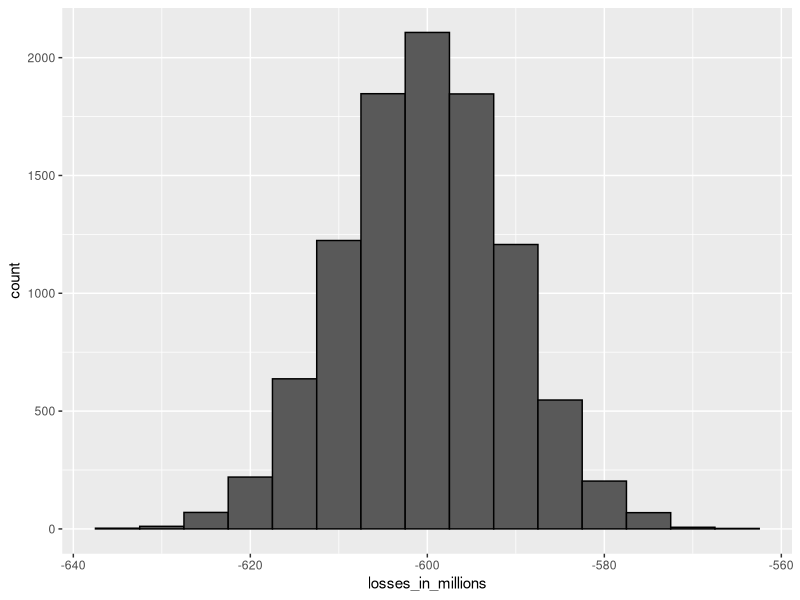

Write the R code that produced this figure.
#!/usr/bin/env Rscript
suppressPackageStartupMessages(library(tidyverse))
print("Create a random variable S with the earnings of your bank if you give out 10,000 loans, the default rate is 0.3, and you lose $200,000 in each foreclosure.")
n <- 10000
loss_per_foreclosure <- -200000
# probability of default
p <- 0.3
loan.amt <- 180000
defaults <- sample( c(0,1), n, prob=c(1-p, p), replace = TRUE)
S <- sum(defaults * loss_per_foreclosure)
S / 10^6

print("Run a Monte Carlo simulation with 10,000 outcomes for S. Make a histogram of the results.")
B <- 10000
losses <- replicate(B, {
    defaults <- sample( c(0,1), n, prob=c(1-p, p), replace = TRUE) 
  sum(defaults * loss_per_foreclosure)
})
data.frame(losses_in_millions=losses/10^6) %>% 
  ggplot(aes(losses_in_millions)) + 
  geom_histogram(color="black", binwidth = 5)

print("What is the expected value of S (in millions)?")
mu <- n * (loss_per_foreclosure * p + 0 * (1-p))
mu / 10^6

print("What is the standard error of S (in millions)?")
se <- sqrt(n * p * (1 - p)) * abs(loss_per_foreclosure)
se / 10^6

print("Suppose we give out loans for $180,000. What should the interest rate be so that our expected value is 0?")
x <- -loss_per_foreclosure * p / (1-p)
x
x/loan.amt

print("(Harder) What should the interest rate be so that the chance of losing money is 1 in 20? In math notation, what should the interest rate be so that Pr( S < 0 ) = 0.05")
z <- qnorm(0.05)
l <- loss_per_foreclosure
z <- qnorm(0.01)
x <- -l*( n*p - z*sqrt(n*p*(1-p)))/ ( n*(1-p) + z*sqrt(n*p*(1-p)))
x
x / loan.amt
